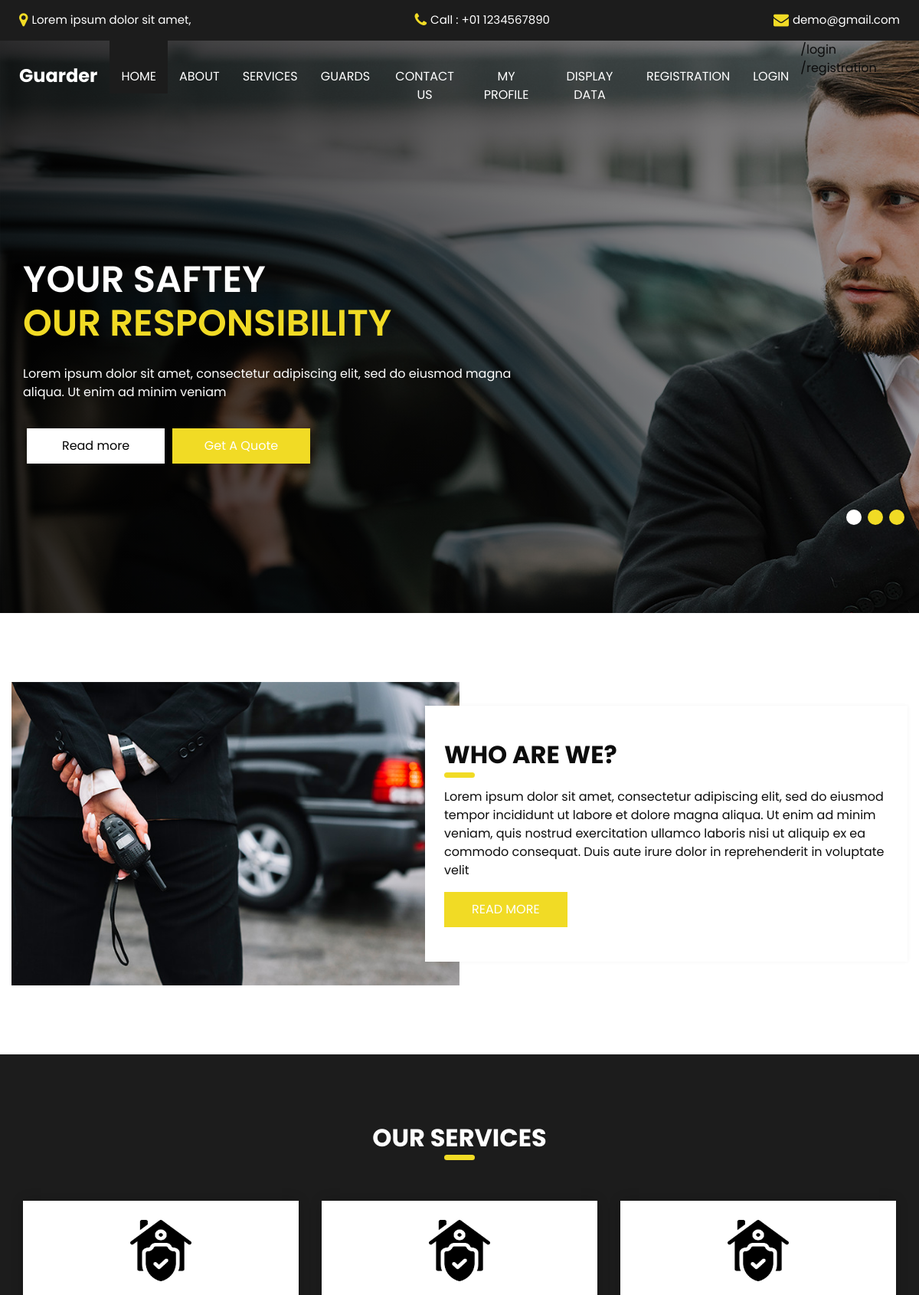
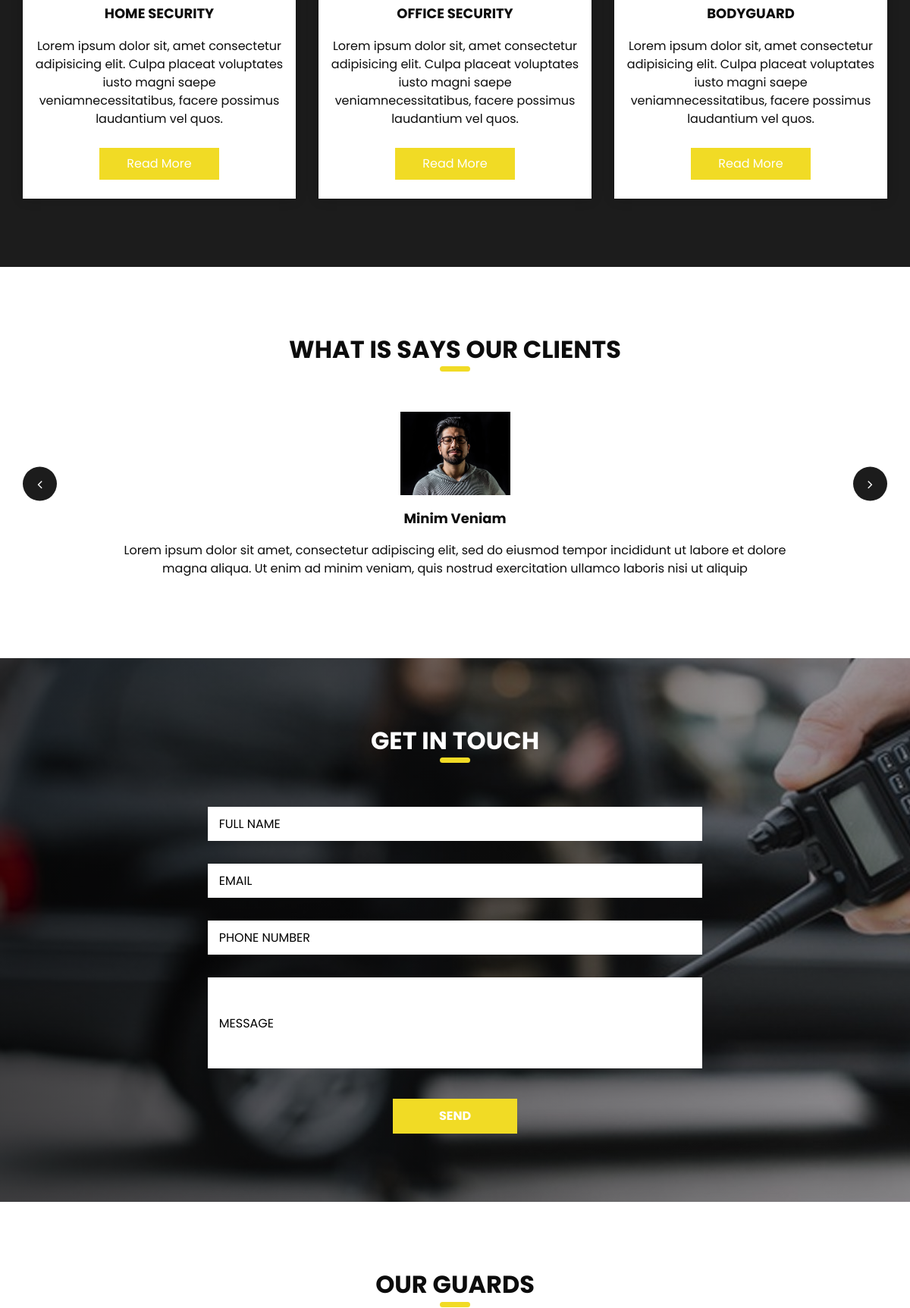
The page / (upper part) on the database its author committed (2 pictures, top to bottom).
### app1/models.py (models this page shows)
class Services(models.Model):
    servicesImg=models.ImageField(upload_to="static/images")
    servicesName=models.CharField(max_length=255)
    servicesDescription=models.TextField(max_length=255)

### app1/views.py (the view)
def index(request):
    listguardData=Guard.objects.all()
    listservicesData=Services.objects.all()
    listdataserver={
        'listdata1':listguardData,
        'listdata2':listservicesData,
    }
    return render(request,'index.html',listdataserver)

### templates/index.html (shortened to what this page needs)
{% extends 'base.html' %}
{% load static %}
{% block content %}
<section class=" slider_section ">
  <div id="carouselExampleIndicators" class="carousel slide" data-ride="carousel">
    <div class="carousel-inner">
      <div class="carousel-item active">
        <div class="container">
          <div class="row">
            <div class="col-md-7">
              <div class="detail-box">
                <h1>
                  Your Saftey <br>
                  <span>
                    Our Responsibility
                  </span>
                </h1>
                <p>
                  Lorem ipsum dolor sit amet, consectetur adipiscing elit,
                  sed do eiusmod magna aliqua. Ut enim ad minim veniam
                </p>
                <div class="btn-box">
                  <a href="" class="btn-1"> Read more </a>
                  <a href="" class="btn-2">Get A Quote</a>
                </div>
              </div>
            </div>
          </div>
        </div>
      </div>
    </div>
    <div class="container idicator_container">
      <ol class="carousel-indicators">
        <li data-target="#carouselExampleIndicators" data-slide-to="0" class="active"></li>
        <li data-target="#carouselExampleIndicators" data-slide-to="1"></li>
        <li data-target="#carouselExampleIndicators" data-slide-to="2"></li>
      </ol>
    </div>
  </div>
</section>
</div>
<section class="about_section layout_padding">
  <div class="container">
    <div class="row">
      <div class="col-md-6 px-0">
        <div class="img_container">
          <div class="img-box">
            <img src="{% static 'images/about-img.jpg' %}" alt="" />
          </div>
        </div>
      </div>
      <div class="col-md-6 px-0">
        <div class="detail-box">
          <div class="heading_container ">
            <h2>
              Who Are We?
            </h2>
          </div>
          <p>
            Lorem ipsum dolor sit amet, consectetur adipiscing elit, sed do
            eiusmod tempor incididunt ut labore et dolore magna aliqua. Ut
            enim ad minim veniam, quis nostrud exercitation ullamco laboris
            nisi ut aliquip ex ea commodo consequat. Duis aute irure dolor
            in reprehenderit in voluptate velit
          </p>
          <div class="btn-box">
            <a href="">
              Read More
            </a>
          </div>
        </div>
      </div>
    </div>
  </div>
</section>
  <section class="service_section layout_padding">
    <div class="container">
      <div class="heading_container heading_center">
        <h2>
          Our services
        </h2>
      </div>
      <div class="row">
        {% for n in listdata2 %}
        <div class="col-md-4">
          <div class="box ">
            <div class="img-box">
              <img style="height: 80px; width: 80px; background-color: transparent;" src="{{ n.servicesImg.url }}" alt="" />
            </div>
            <div class="detail-box">
              <h6>
                {{ n.servicesName }}
              </h6>
              <p>
                {{ n.servicesDescription }}
              </p>
              <a href="">
                Read More
              </a>
            </div>
          </div>
        </div>
        {% endfor %}
      </div>
    </div>
  </section>
<section class="client_section layout_padding">
  <div class="container ">
    <div class="heading_container heading_center">
      <h2>
        What is says our clients
      </h2>
    </div>
    <div id="carouselExampleControls" class="carousel slide" data-ride="carousel">
      <div class="carousel-inner">
        <div class="carousel-item active">
          <div class="box">
            <div class="img-box">
              <img src="{% static 'images/client.png' %}" alt="">
            </div>
            <div class="detail-box">
              <h4>
                Minim Veniam
              </h4>
              <p>
                Lorem ipsum dolor sit amet, consectetur adipiscing elit, sed
                do eiusmod tempor incididunt ut labore et dolore magna
                aliqua. Ut enim ad minim veniam, quis nostrud exercitation
                ullamco laboris nisi ut aliquip
              </p>
            </div>
          </div>
        </div>
      </div>
      <div class="carousel_btn-box">
        <a class="carousel-control-prev" href="#carouselExampleControls" role="button" data-slide="prev">
          <i class="fa fa-angle-left" aria-hidden="true"></i>
        </a>
        <a class="carousel-control-next" href="#carouselExampleControls" role="button" data-slide="next">
          <i class="fa fa-angle-right" aria-hidden="true"></i>
        </a>
      </div>
    </div>
  </div>
</section>
<section class="contact_section layout_padding">
  <div class="contact_bg_box">
    <div class="img-box">
    </div>
  </div>
  <div class="container">
    <div class="heading_container heading_center">
      <h2>
        Get In touch
      </h2>
    </div>
    <div class="">
      <div class="row">
        <div class="col-md-7 mx-auto">
          <form action="#">
            <div class="contact_form-container">
              <div>
                <div>
                  <input type="text" placeholder="Full Name" />
                </div>
                <div>
                  <input type="email" placeholder="Email " />
                </div>
                <div>
                  <input type="text" placeholder="Phone Number" />
                </div>
                <div class="">
                  <input type="text" placeholder="Message" class="message_input" />
                </div>
                <div class="btn-box ">
                  <button type="submit">
                    Send
                  </button>
                </div>
              </div>
            </div>
          </form>
        </div>
      </div>
    </div>
  </div>
</section>
<section class="team_section layout_padding">
  <div class="container">
    <div class="heading_container heading_center">
      <h2>
        Our Guards
      </h2>
    </div>
  </div>
</section>
{% endblock content %}

### templates/base.html (shortened to what this page needs)
{% load static %}
<!DOCTYPE html>
<html>
<head>
    <link rel="stylesheet" type="text/css" href="{% static 'css/bootstrap.css' %}" />
    <link href="{% static 'css/style.css' %}" rel="stylesheet" />
    <link href="{% static 'css/responsive.css' %}" rel="stylesheet" />
</head>
<body>
    <div class="hero_area">
        <div class="hero_bg_box">
            <div class="img-box">
                <img src="{% static 'images/hero-bg.jpg' %}" alt="">
            </div>
        </div>
        <header class="header_section">
            <div class="header_top">
                <div class="container-fluid">
                    <div class="contact_link-container">
                        <a href="" class="contact_link1">
                            <i class="fa fa-map-marker" aria-hidden="true"></i>
                            <span>
                                Lorem ipsum dolor sit amet,
                            </span>
                        </a>
                        <a href="" class="contact_link2">
                            <i class="fa fa-phone" aria-hidden="true"></i>
                            <span>
                                Call : +01 1234567890
                            </span>
                        </a>
                        <a href="" class="contact_link3">
                            <i class="fa fa-envelope" aria-hidden="true"></i>
                            <span>
                                demo@gmail.com
                            </span>
                        </a>
                    </div>
                </div>
            </div>
            <div class="header_bottom">
                <div class="container-fluid">
                    <nav class="navbar navbar-expand-lg custom_nav-container">
                        <a class="navbar-brand" href="{% url 'index.html' %}">
                            <span>
                                Guarder
                            </span>
                        </a>
                        <div class="collapse navbar-collapse ml-auto" id="navbarSupportedContent">
                            <ul class="navbar-nav  ">
                                <li class="nav-item active">
                                    <a class="nav-link" href="index.html">Home </a>
                                </li>
                                <li class="nav-item">
                                    <a class="nav-link" href="{% url 'about.html' %}"> About</a>
                                </li>
                                <li class="nav-item">
                                    <a class="nav-link" href="{% url 'service.html' %}"> Services </a>
                                </li>
                                <li class="nav-item">
                                    <a class="nav-link" href="{% url 'guard.html' %}"> Guards </a>
                                </li>
                                <li class="nav-item">
                                    <a class="nav-link" href="{% url 'contact.html' %}">Contact us</a>
                                </li>
                                <li class="nav-item">
                                    <a class="nav-link" href="{% url 'myprofile.html' %}">My Profile</a>
                                </li>
                                <li class="nav-item">
                                    <a class="nav-link" href="{% url 'displaydata.html' %}">Display Data</a>
                                </li>
                                <li class="nav-item">
                                    <a class="nav-link" href="{% url 'registration.html' %}">Registration</a>
                                </li>
                                <li class="nav-item">
                                    <a class="nav-link" href="{% url 'login.html' %}">LogIn</a>
                                </li>
                                {% if user.is_authenticated %}
{% url 'myprofile.html' %}
{% url 'index.html' %}
                                {% else %}
{% url 'login.html' %}
{% url 'registration.html' %}
                                {% endif %}
                            </ul>
                        </div>
                    </nav>
                </div>
            </div>
        </header>
        {% block content %}
        {% endblock content %}
</body>
</html>

### static/css/responsive.css (style rules this page uses)
@media (min-width: 1200px) { .container { max-width: 1170px; } }

### rows shown on the page
Services: servicesImg (picture), servicesName "HOME SECURITY", servicesDescription "Lorem ipsum dolor sit, amet consectetur adipisicing elit. Culpa placeat voluptates iusto magni saepe veniamnecessitatibus, facere possimus laudantium vel quos."
Services: servicesImg (picture), servicesName "OFFICE SECURITY", servicesDescription "Lorem ipsum dolor sit, amet consectetur adipisicing elit. Culpa placeat voluptates iusto magni saepe veniamnecessitatibus, facere possimus laudantium vel quos."
Services: servicesImg (picture), servicesName "BODYGUARD", servicesDescription "Lorem ipsum dolor sit, amet consectetur adipisicing elit. Culpa placeat voluptates iusto magni saepe veniamnecessitatibus, facere possimus laudantium vel quos."
